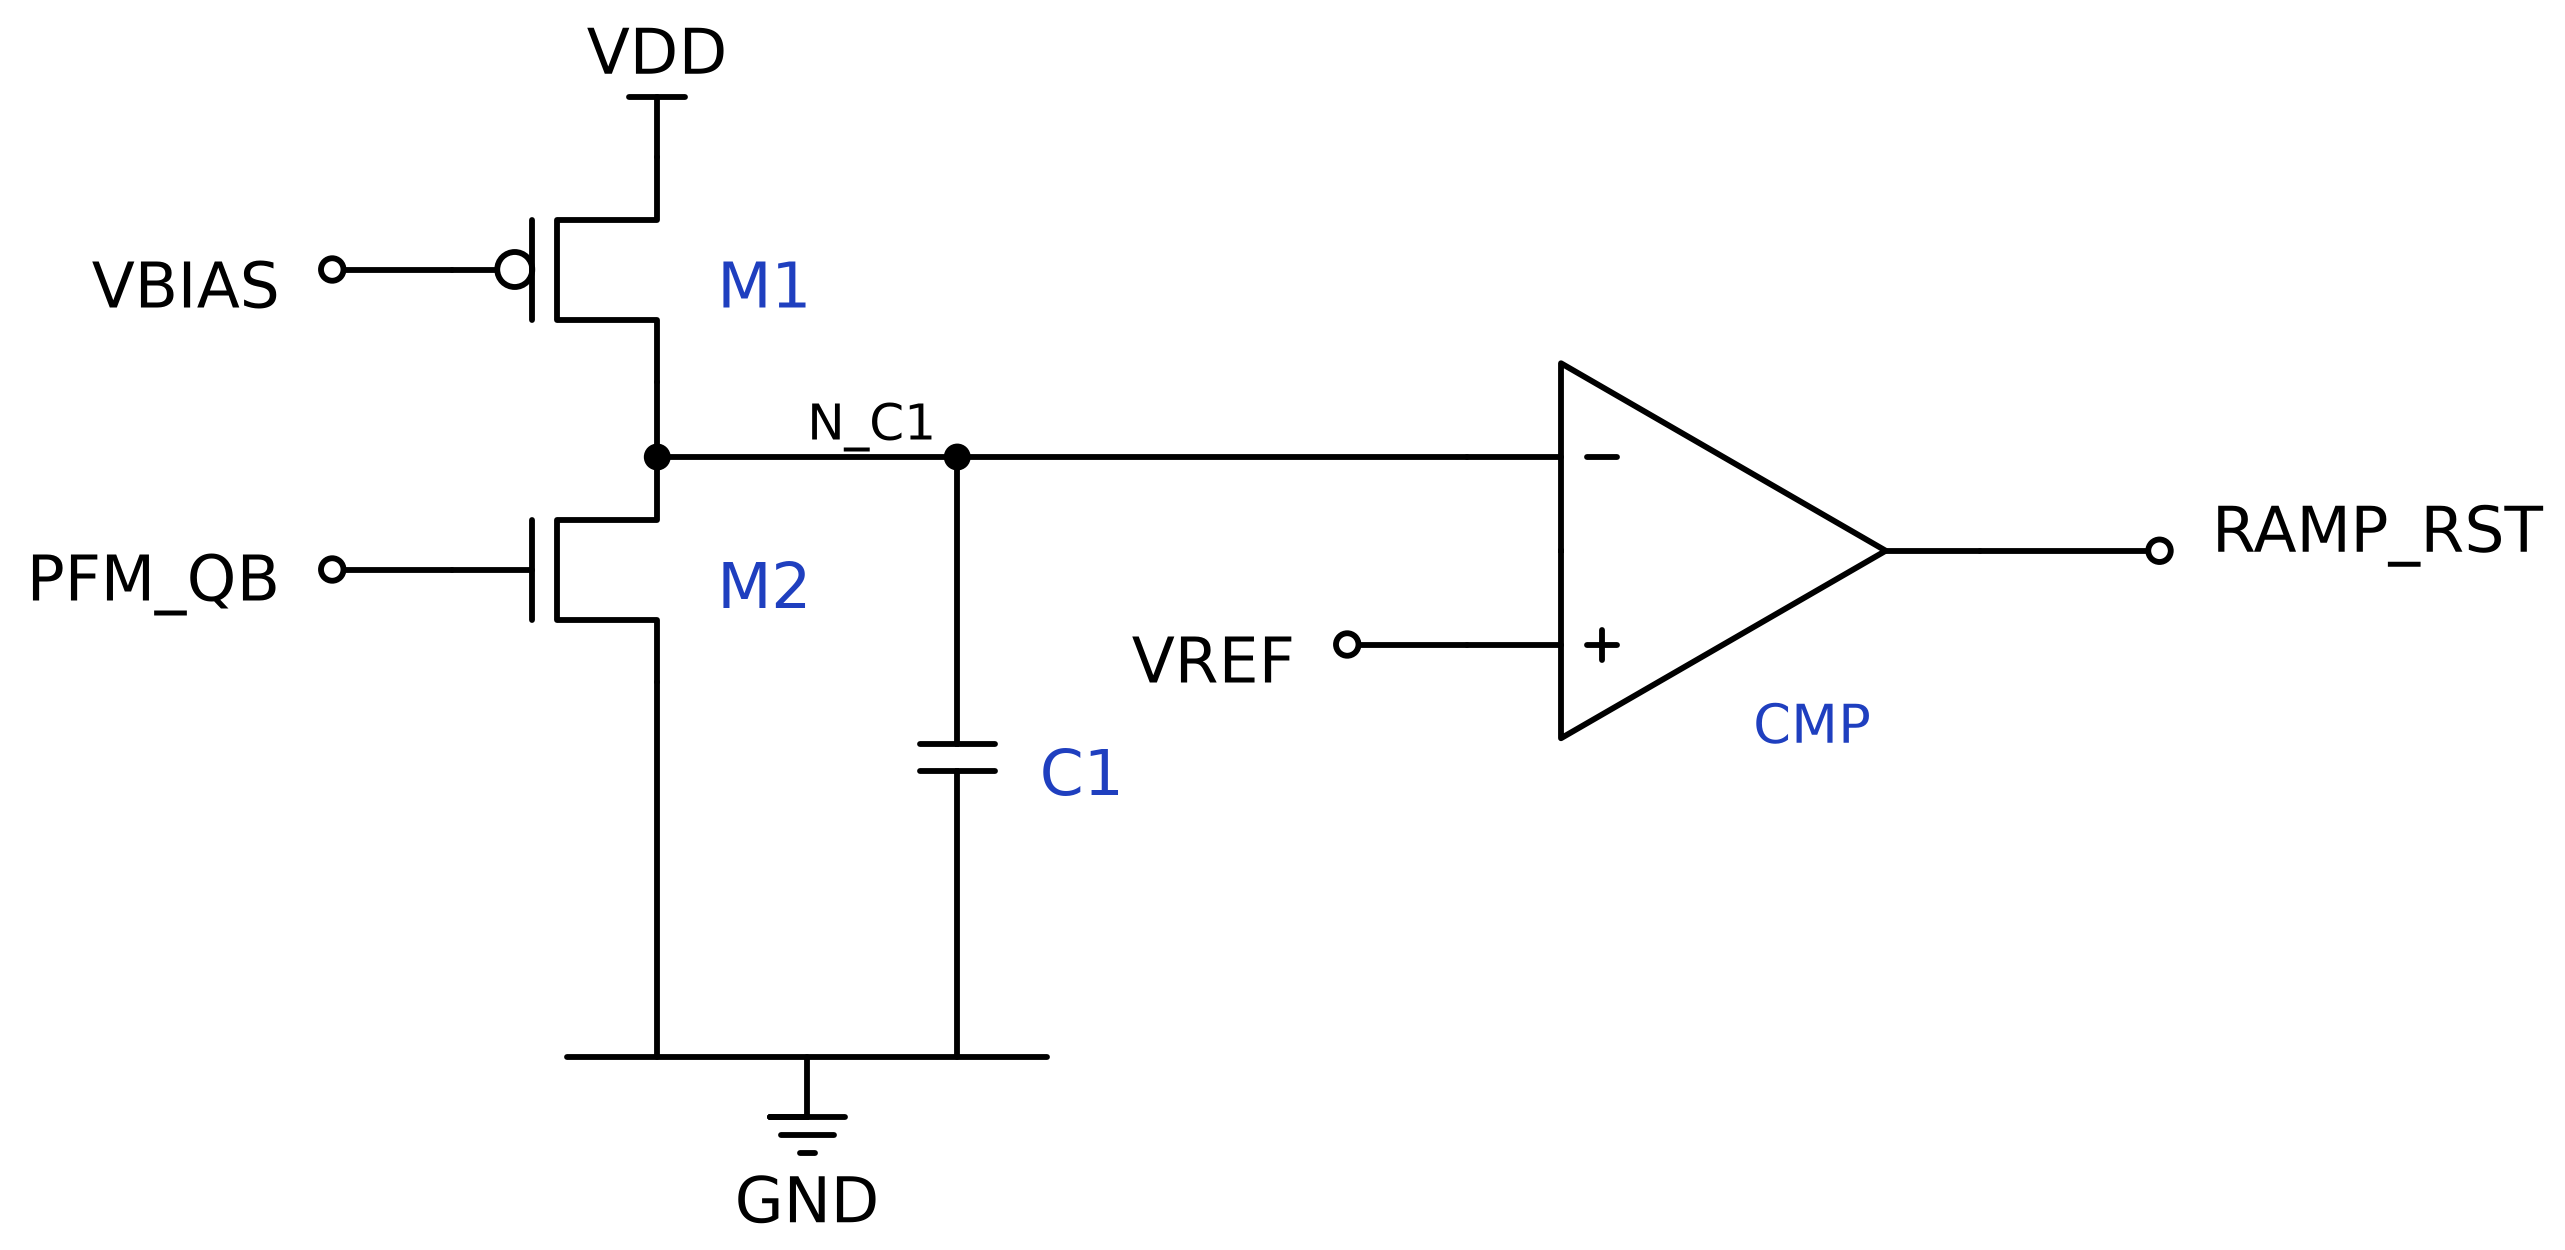

The Python source for this figure:
"""圖 導通時間產生器（依 hspice/sub_system.net 的 .SUBCKT TRIANGO_HZ 繪製；比較器 CMP01 以符號表示）。
Run: python diagram/report/fig2_12_ontime.py
"""
from pathlib import Path
import sys
sys.path.insert(0, str(Path(__file__).resolve().parent))
from _style import Sch, elm

OUT = Path(__file__).resolve().parent
s = Sch(); A, P, W = s.A, s.P, s.wire
YB, YG, XM = 5.0, 1.0, 3.0
YV = YB + 2.0

m1 = A(elm.PFet(bulk=False).right().reverse().anchor('source').at((XM, YV)))
W(P(m1, 'drain'), (XM, YB)); s.vdd((XM, YV))
s.lab((XM + 0.3, P(m1, 'gate')[1]), 'M1')
g1 = P(m1, 'gate'); W(g1, (g1[0] - 0.8, g1[1])); s.port((g1[0] - 0.8, g1[1]), 'VBIAS', 'left')
m2 = A(elm.NFet(bulk=False).right().reverse().anchor('drain').at((XM, YB)))
W(P(m2, 'source'), (XM, YG))
s.lab((XM + 0.3, P(m2, 'gate')[1]), 'M2')
g2 = P(m2, 'gate'); W(g2, (g2[0] - 0.8, g2[1])); s.port((g2[0] - 0.8, g2[1]), 'PFM_QB', 'left')

XC1 = XM + 2.0
W((XM, YB), (XC1 + 3.4, YB)); s.dot((XM, YB)); s.dot((XC1, YB))
A(elm.Capacitor().at((XC1, YB)).down().to((XC1, YG))); s.lab((XC1 + 0.45, (YB + YG) / 2), 'C1')
s.lab((XM + 0.9, YB + 0.3), 'N_C1', color='black', fs=12)

cmp_ = A(elm.Opamp(sign=True, leads=True).right().anchor('in1').at((XC1 + 3.4, YB)))
ip = P(cmp_, 'in2'); W(ip, (ip[0] - 0.8, ip[1])); s.port((ip[0] - 0.8, ip[1]), 'VREF', 'left')
o = P(cmp_, 'out'); W(o, (o[0] + 1.2, o[1])); s.port((o[0] + 1.2, o[1]), 'RAMP_RST', 'right')
s.lab((XC1 + 5.6, o[1] - 1.25), 'CMP', 'center', fs=13)

W((XM - 0.6, YG), (XC1 + 0.6, YG)); s.gnd(((XM + XC1) / 2, YG), True)
s.save(OUT / 'fig2_12_ontime')
